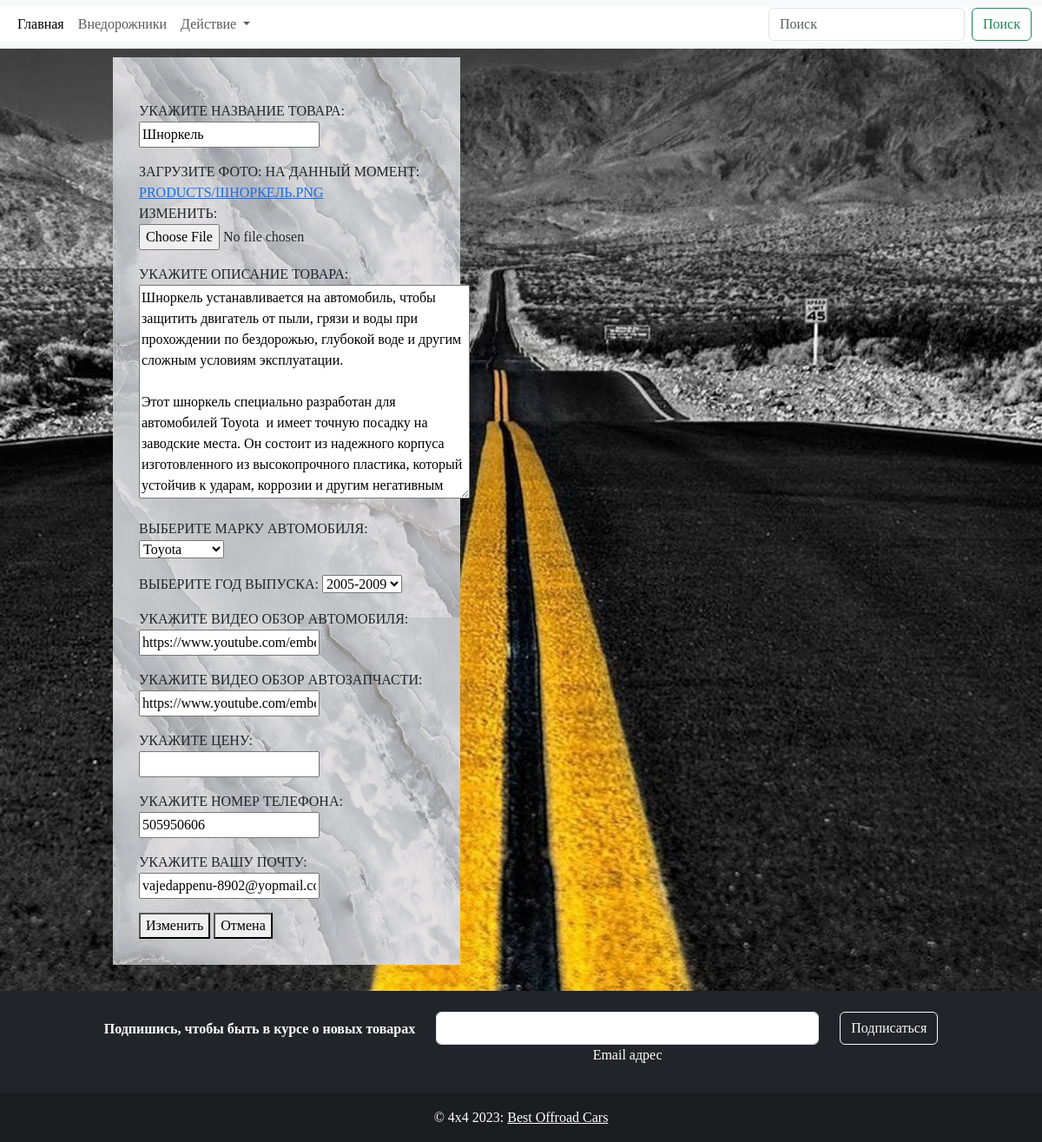
Page /avtoparts_detail/1/update/ on the earlier database version.
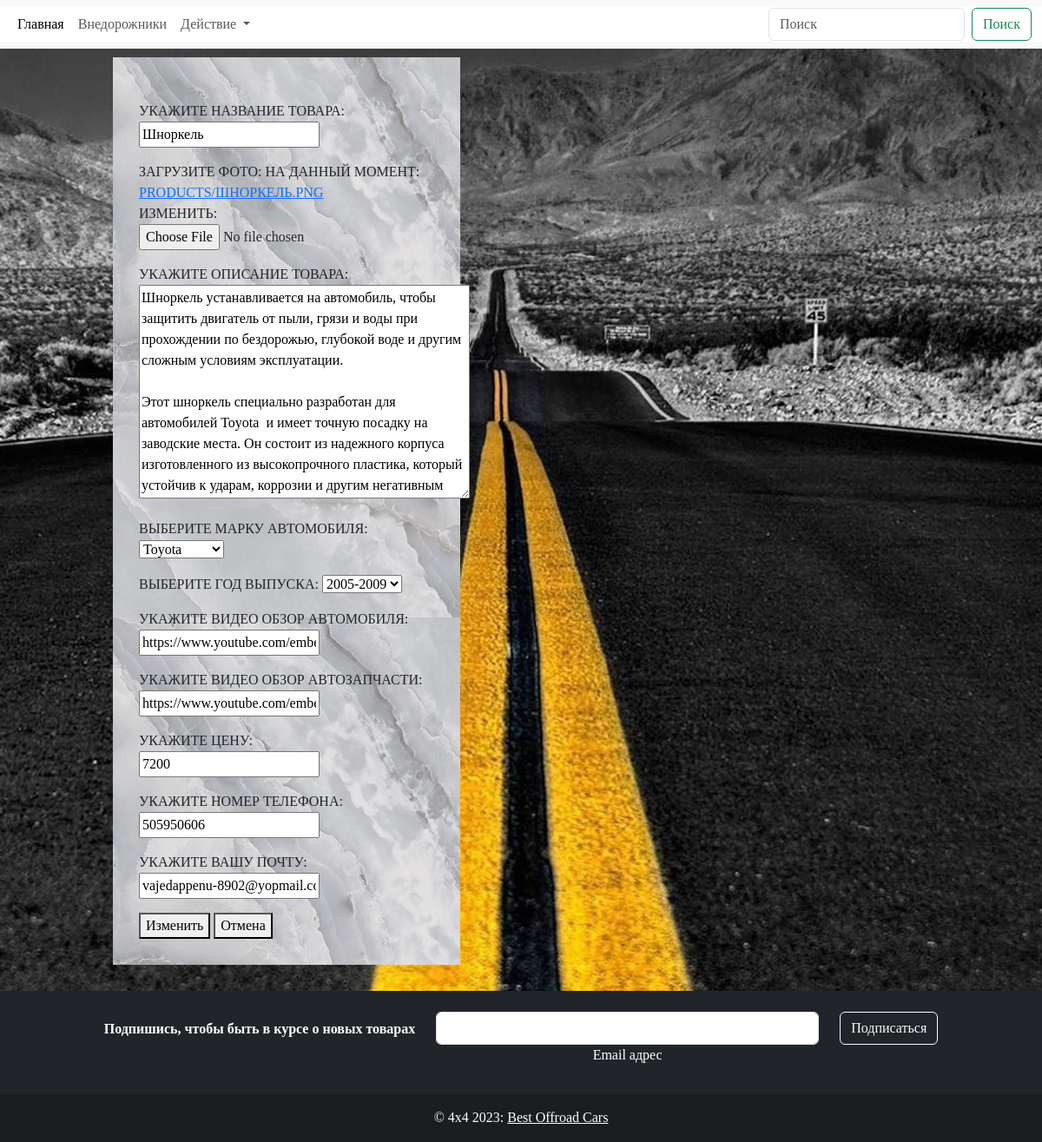
Same page on the later database version.
### auto_parts_store/models.py (models this page shows, shortened)
class AutoParts(models.Model):
    BRAND = (
        ('Mitsubishi', 'Mitsubishi'),
        ('Jeep', 'Jeep'),
        ('Land Rover', 'Land Rover'),
        ('Isuzu', 'Isuzu'),
        ('Nissan', 'Nissan'),
        ('Toyota', 'Toyota'),
        ('Ford', 'Ford')
    )
    YEAR = (
        ('1980-1984', '1980-1984'),
        ('1985-1989', '1985-1989'),
        ('1990-1994', '1990-1994'),
        ('1995-1999', '1995-1999'),
        ('2000-2004', '2000-2004'),
        ('2005-2009', '2005-2009'),
        ('2010-2014', '2010-2014'),
        ('2015-2019', '2015-2019'),
        ('2020-2023', '2020-2023')
    )
    title = models.CharField('Укажите название товара', max_length=100)
    image = models.ImageField('Загрузите фото', upload_to='products/')
    description = models.TextField('Укажите описание товара')
    car_brand = models.CharField('Выберите марку автомобиля', max_length=100, choices=BRAND)
    year_of_release = models.CharField('Выберите год выпуска', max_length=100, choices=YEAR)
    review_of_the_car = models.URLField('Укажите видео обзор автомобиля', blank=True)
    review_of_auto_parts = models.URLField('Укажите видео обзор автозапчасти', blank=True)
    cost = models.PositiveIntegerField('Укажите цену')
    tel_number = models.IntegerField('Укажите номер телефона', null=True)
    Email = models.EmailField('Укажите вашу почту', null=True)
    created_at = models.DateTimeField(auto_now_add=True)

### auto_parts_store/views.py (the view, shortened to what this page needs)
# urls.py: path('avtoparts_detail/<int:id>/update/', views.UpdateProductsView.as_view(), name='update'),
class UpdateProductsView(generic.UpdateView):
    template_name = 'avto_parts/update_product.html'
    form_class = forms.ProductForm
    success_url = '/avtoparts_list/'
    def get_object(self, **kwargs):
        product_id = self.kwargs.get('id')
        return get_object_or_404(models.AutoParts, id=product_id)

### auto_parts_store/forms.py
class ProductForm(forms.ModelForm):
    class Meta:
        model = models.AutoParts
        fields = "__all__"

### templates/avto_parts/update_product.html (shortened to what this page needs)
{% include 'avto_parts/header.html' %}
{% load static %}
<link rel="stylesheet" href="{% static 'css/style.css' %}">
<form action="/avtoparts_detail/<int:id>/update/" method="post" enctype="multipart/form-data" class="ui-form">
    {{ form.as_p }}
<div class="form-row">
<button type="submit">Изменить</button>
<button type="reset">Отмена</button>
</div>
</form>
{% include 'avto_parts/footer.html' %}

Differences in the rows shown:
changed AutoParts "Шноркель": cost (not shown) → "7200"
